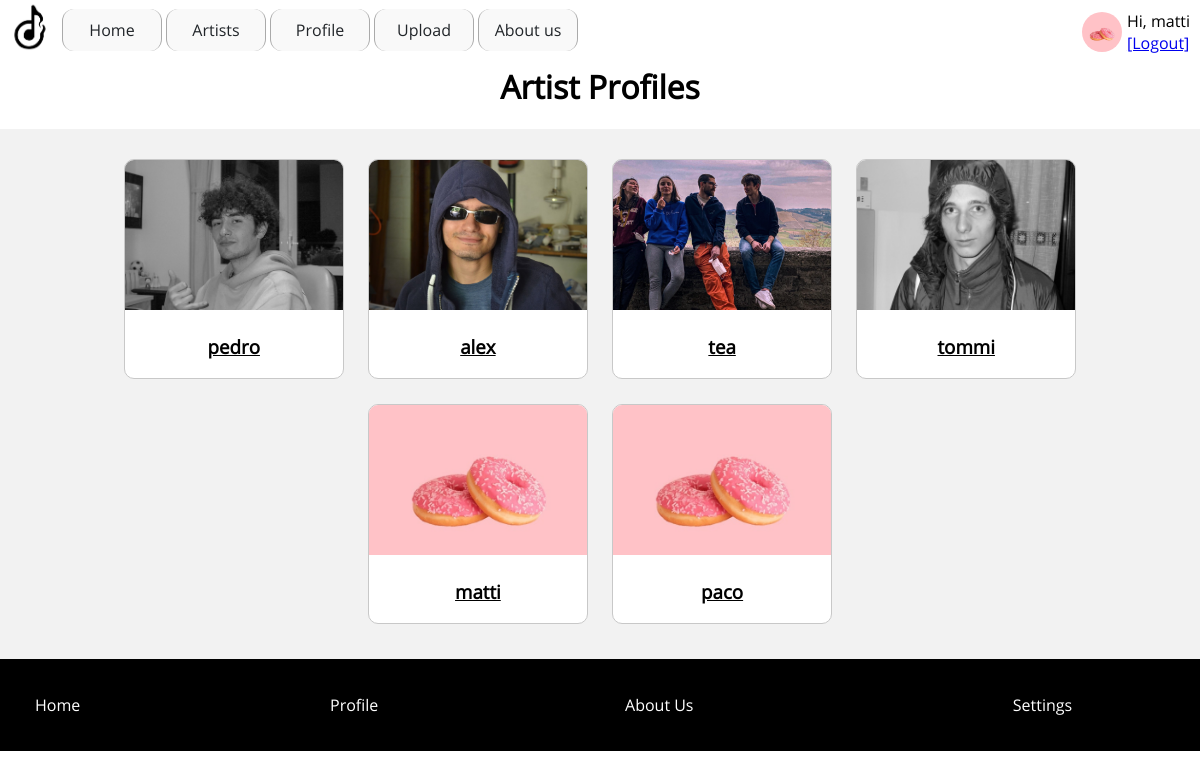
/artists.php (signed in), run on the app's committed database.
### tables this page shows
CREATE TABLE `users` (
  `id` int(11) NOT NULL,
  `username` varchar(30) NOT NULL,
  `first_name` varchar(30) NOT NULL,
  `last_name` varchar(30) NOT NULL,
  `email` varchar(100) NOT NULL,
  `password` varchar(255) NOT NULL,
  `role` varchar(5) NOT NULL,
  `biog` varchar(2000) DEFAULT NULL,
  `date` datetime NOT NULL,
  `image` varchar(1024) DEFAULT NULL
);

### functions.php (called while the page is built, shortened)
<?php
function get_image($path)
{
    if(file_exists($path ?? ''))
        return $path;
    return "assets/images/13.jpg";
}
function query($query)
{
    global $conn;
    $result = mysqli_query($conn, $query);
	if(!is_bool($result))
	{
		if(mysqli_num_rows($result) > 0)
		{
			$rows = [];
			while($row = mysqli_fetch_assoc($result))
			{
				$rows[] = $row;
			}
			return $rows;
		}
	}
	return false;
}

### artists.php (the view, shortened to what this page needs)
<?php
	$query = "SELECT * FROM users WHERE role = 'music' ORDER BY id DESC LIMIT 30";
 	$users = query($query);
?>
<?php require 'header.php';?>
<h1 class="class_14"  >
    Artist Profiles
</h1>
<div class="class_1515" >
    <?php if(!empty($users)):?>
        <?php foreach($users as $user):?>
            <a href="profile.php?id=<?=$user['id']?>" class="class_1616" >
                <img src="<?=get_image($user['image'])?>" backup="" class="class_17 class_1717">
                <h3 class="class_18"  >
                    <?=$user['username']?>
                </h3>
            </a>
        <?php endforeach;?>
    <?php else:?>
        <div style="text-align: center;padding: 10px;">No artists found</div>
    <?php endif;?>
</div>
<?php require 'footer.php';?>

### assets/css/styles.css (style rules this page uses)
body { font-family: opensans; font-size: 16px; margin:65px 0 0 0; padding:0px; word-break: break-word; word-wrap: break-word; }
.class_14 { padding-left: 10px; padding-right: 10px; text-align: center; color: rgb(0, 0, 0); }
.class_1515 { padding: 20px; background-color: rgb(242, 242, 242); color: rgb(255, 255, 255); text-align: center; }
.class_1616 { width: 220px; height: 220px; background-color: rgb(255, 255, 255); color: rgb(0, 0, 0); border-radius: 10px; border: 1px solid rgb(200, 200, 200); cursor: pointer; overflow: hidden; margin: 10px; display: inline-block; }
.class_17 { width: 100%; height: 150px; object-fit: cover; transition: all 0.3s ease 0s; }
.class_18 { padding-left: 10px; padding-right: 10px; text-decoration: none; }

### data on the page
users: image (picture), username "pedro"
users: image (picture), username "alex"
users: image (picture), username "tea"
users: image (picture), username "tommi"
users: username "matti"
users: username "paco"

### other printed values
user('username') "matti"
